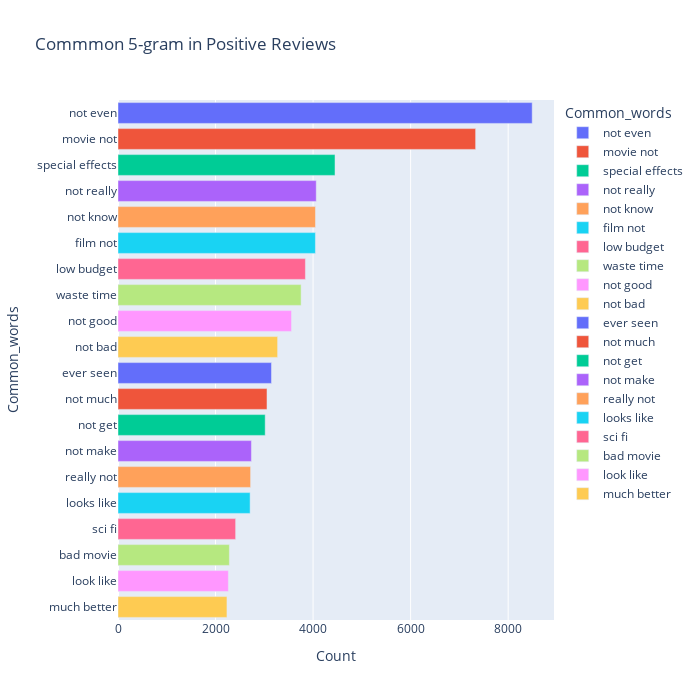

The notebook cell this image was saved under:
### Markdown cell above
### 2. Bygram

### Code cell
most_common_uni = get_top_text_ngrams(df.Reviews_clean[df['Ratings']<=4],20,2)
most_common_uni = dict(most_common_uni)
temp = pd.DataFrame(columns = ["Common_words" , 'Count'])
temp["Common_words"] = list(most_common_uni.keys())
temp["Count"] = list(most_common_uni.values())
fig = px.bar(temp, x="Count", y="Common_words", title='Commmon 5-gram in Positive Reviews', orientation='h', 
             width=700, height=700,color='Common_words')
fig.show()

### Figure 1 — Plotly figure (JSON) as saved in the notebook; plotly's stock layout.template omitted (floating-point values rounded to 4 significant figures)
{"data": [{"alignmentgroup": "True", "hovertemplate": "Common_words=%{y}<br>Count=%{x}<extra></extra>", "legendgroup": "not even", "marker": {"color": "#636efa", "pattern": {"shape": ""}}, "name": "not even", "offsetgroup": "not even", "orientation": "h", "showlegend": true, "textposition": "auto", "type": "bar", "x": [8493], "xaxis": "x", "y": ["not even"], "yaxis": "y"}, {"alignmentgroup": "True", "hovertemplate": "Common_words=%{y}<br>Count=%{x}<extra></extra>", "legendgroup": "movie not", "marker": {"color": "#EF553B", "pattern": {"shape": ""}}, "name": "movie not", "offsetgroup": "movie not", "orientation": "h", "showlegend": true, "textposition": "auto", "type": "bar", "x": [7333], "xaxis": "x", "y": ["movie not"], "yaxis": "y"}, {"alignmentgroup": "True", "hovertemplate": "Common_words=%{y}<br>Count=%{x}<extra></extra>", "legendgroup": "special effects", "marker": {"color": "#00cc96", "pattern": {"shape": ""}}, "name": "special effects", "offsetgroup": "special effects", "orientation": "h", "showlegend": true, "textposition": "auto", "type": "bar", "x": [4450], "xaxis": "x", "y": ["special effects"], "yaxis": "y"}, {"alignmentgroup": "True", "hovertemplate": "Common_words=%{y}<br>Count=%{x}<extra></extra>", "legendgroup": "not really", "marker": {"color": "#ab63fa", "pattern": {"shape": ""}}, "name": "not really", "offsetgroup": "not really", "orientation": "h", "showlegend": true, "textposition": "auto", "type": "bar", "x": [4065], "xaxis": "x", "y": ["not really"], "yaxis": "y"}, {"alignmentgroup": "True", "hovertemplate": "Common_words=%{y}<br>Count=%{x}<extra></extra>", "legendgroup": "not know", "marker": {"color": "#FFA15A", "pattern": {"shape": ""}}, "name": "not know", "offsetgroup": "not know", "orientation": "h", "showlegend": true, "textposition": "auto", "type": "bar", "x": [4049], "xaxis": "x", "y": ["not know"], "yaxis": "y"}, {"alignmentgroup": "True", "hovertemplate": "Common_words=%{y}<br>Count=%{x}<extra></extra>", "legendgroup": "film not", "marker": {"color": "#19d3f3", "pattern": {"shape": ""}}, "name": "film not", "offsetgroup": "film not", "orientation": "h", "showlegend": true, "textposition": "auto", "type": "bar", "x": [4048], "xaxis": "x", "y": ["film not"], "yaxis": "y"}, {"alignmentgroup": "True", "hovertemplate": "Common_words=%{y}<br>Count=%{x}<extra></extra>", "legendgroup": "low budget", "marker": {"color": "#FF6692", "pattern": {"shape": ""}}, "name": "low budget", "offsetgroup": "low budget", "orientation": "h", "showlegend": true, "textposition": "auto", "type": "bar", "x": [3843], "xaxis": "x", "y": ["low budget"], "yaxis": "y"}, {"alignmentgroup": "True", "hovertemplate": "Common_words=%{y}<br>Count=%{x}<extra></extra>", "legendgroup": "waste time", "marker": {"color": "#B6E880", "pattern": {"shape": ""}}, "name": "waste time", "offsetgroup": "waste time", "orientation": "h", "showlegend": true, "textposition": "auto", "type": "bar", "x": [3755], "xaxis": "x", "y": ["waste time"], "yaxis": "y"}, {"alignmentgroup": "True", "hovertemplate": "Common_words=%{y}<br>Count=%{x}<extra></extra>", "legendgroup": "not good", "marker": {"color": "#FF97FF", "pattern": {"shape": ""}}, "name": "not good", "offsetgroup": "not good", "orientation": "h", "showlegend": true, "textposition": "auto", "type": "bar", "x": [3558], "xaxis": "x", "y": ["not good"], "yaxis": "y"}, {"alignmentgroup": "True", "hovertemplate": "Common_words=%{y}<br>Count=%{x}<extra></extra>", "legendgroup": "not bad", "marker": {"color": "#FECB52", "pattern": {"shape": ""}}, "name": "not bad", "offsetgroup": "not bad", "orientation": "h", "showlegend": true, "textposition": "auto", "type": "bar", "x": [3273], "xaxis": "x", "y": ["not bad"], "yaxis": "y"}, {"alignmentgroup": "True", "hovertemplate": "Common_words=%{y}<br>Count=%{x}<extra></extra>", "legendgroup": "ever seen", "marker": {"color": "#636efa", "pattern": {"shape": ""}}, "name": "ever seen", "offsetgroup": "ever seen", "orientation": "h", "showlegend": true, "textposition": "auto", "type": "bar", "x": [3147], "xaxis": "x", "y": ["ever seen"], "yaxis": "y"}, {"alignmentgroup": "True", "hovertemplate": "Common_words=%{y}<br>Count=%{x}<extra></extra>", "legendgroup": "not much", "marker": {"color": "#EF553B", "pattern": {"shape": ""}}, "name": "not much", "offsetgroup": "not much", "orientation": "h", "showlegend": true, "textposition": "auto", "type": "bar", "x": [3055], "xaxis": "x", "y": ["not much"], "yaxis": "y"}, {"alignmentgroup": "True", "hovertemplate": "Common_words=%{y}<br>Count=%{x}<extra></extra>", "legendgroup": "not get", "marker": {"color": "#00cc96", "pattern": {"shape": ""}}, "name": "not get", "offsetgroup": "not get", "orientation": "h", "showlegend": true, "textposition": "auto", "type": "bar", "x": [3018], "xaxis": "x", "y": ["not get"], "yaxis": "y"}, {"alignmentgroup": "True", "hovertemplate": "Common_words=%{y}<br>Count=%{x}<extra></extra>", "legendgroup": "not make", "marker": {"color": "#ab63fa", "pattern": {"shape": ""}}, "name": "not make", "offsetgroup": "not make", "orientation": "h", "showlegend": true, "textposition": "auto", "type": "bar", "x": [2736], "xaxis": "x", "y": ["not make"], "yaxis": "y"}, {"alignmentgroup": "True", "hovertemplate": "Common_words=%{y}<br>Count=%{x}<extra></extra>", "legendgroup": "really not", "marker": {"color": "#FFA15A", "pattern": {"shape": ""}}, "name": "really not", "offsetgroup": "really not", "orientation": "h", "showlegend": true, "textposition": "auto", "type": "bar", "x": [2719], "xaxis": "x", "y": ["really not"], "yaxis": "y"}, {"alignmentgroup": "True", "hovertemplate": "Common_words=%{y}<br>Count=%{x}<extra></extra>", "legendgroup": "looks like", "marker": {"color": "#19d3f3", "pattern": {"shape": ""}}, "name": "looks like", "offsetgroup": "looks like", "orientation": "h", "showlegend": true, "textposition": "auto", "type": "bar", "x": [2709], "xaxis": "x", "y": ["looks like"], "yaxis": "y"}, {"alignmentgroup": "True", "hovertemplate": "Common_words=%{y}<br>Count=%{x}<extra></extra>", "legendgroup": "sci fi", "marker": {"color": "#FF6692", "pattern": {"shape": ""}}, "name": "sci fi", "offsetgroup": "sci fi", "orientation": "h", "showlegend": true, "textposition": "auto", "type": "bar", "x": [2412], "xaxis": "x", "y": ["sci fi"], "yaxis": "y"}, {"alignmentgroup": "True", "hovertemplate": "Common_words=%{y}<br>Count=%{x}<extra></extra>", "legendgroup": "bad movie", "marker": {"color": "#B6E880", "pattern": {"shape": ""}}, "name": "bad movie", "offsetgroup": "bad movie", "orientation": "h", "showlegend": true, "textposition": "auto", "type": "bar", "x": [2284], "xaxis": "x", "y": ["bad movie"], "yaxis": "y"}, {"alignmentgroup": "True", "hovertemplate": "Common_words=%{y}<br>Count=%{x}<extra></extra>", "legendgroup": "look like", "marker": {"color": "#FF97FF", "pattern": {"shape": ""}}, "name": "look like", "offsetgroup": "look like", "orientation": "h", "showlegend": true, "textposition": "auto", "type": "bar", "x": [2263], "xaxis": "x", "y": ["look like"], "yaxis": "y"}, {"alignmentgroup": "True", "hovertemplate": "Common_words=%{y}<br>Count=%{x}<extra></extra>", "legendgroup": "much better", "marker": {"color": "#FECB52", "pattern": {"shape": ""}}, "name": "much better", "offsetgroup": "much better", "orientation": "h", "showlegend": true, "textposition": "auto", "type": "bar", "x": [2234], "xaxis": "x", "y": ["much better"], "yaxis": "y"}], "layout": {"barmode": "relative", "height": 700, "legend": {"title": {"text": "Common_words"}, "tracegroupgap": 0}, "title": {"text": "Commmon 5-gram in Positive Reviews"}, "width": 700, "xaxis": {"anchor": "y", "autorange": true, "domain": [0, 1], "range": [0, 8940], "title": {"text": "Count"}, "type": "linear"}, "yaxis": {"anchor": "x", "autorange": true, "categoryarray": ["much better", "look like", "bad movie", "sci fi", "looks like", "really not", "not make", "not get", "not much", "ever seen", "not bad", "not good", "waste time", "low budget", "film not", "not know", "not really", "special effects", "movie not", "not even"], "categoryorder": "array", "domain": [0, 1], "range": [-0.5, 19.5], "title": {"text": "Common_words"}, "type": "category"}}}
